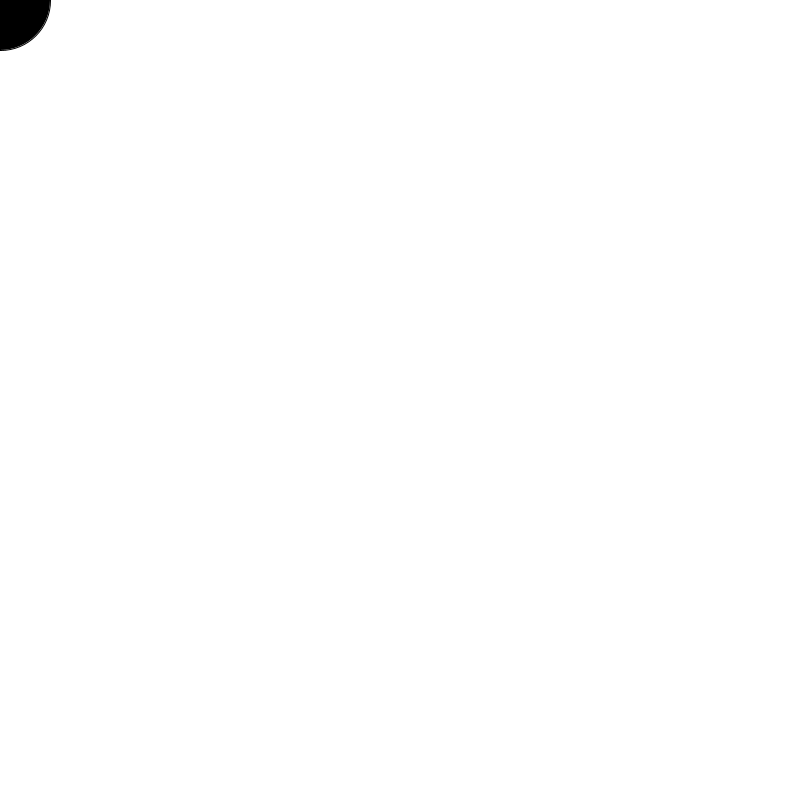
Frame 1 (no input)
Frame 60 (the mouse pressed at the canvas centre just before this capture): identical to frame 1, image omitted
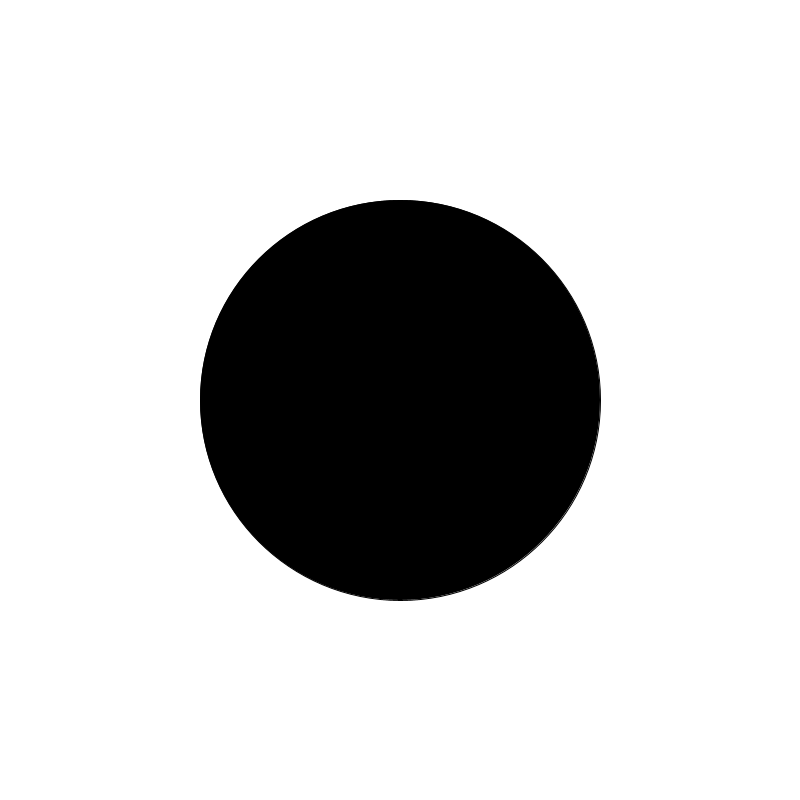
Frame 120 (the mouse held since frame 60 and released just before this capture)

The Processing sketch that drew these frames (run headless with seeded random() and noise(); from frame 60 on, the mouse is pressed at the canvas centre):

// Processing sketch: constrainDemo
// ── constrainDemo.pde

void setup() {
  size(800, 800);
}

void draw() {
  background(255);
  fill(0);
  drawBall();
}

void drawBall() {
  //using the shortcut method (constrain)
  
  float ellipseSize = constrain(mouseY, 100, 400);
  ellipse(mouseX, mouseY, ellipseSize, ellipseSize);
  
  //the long way....
  
  //if (mouseY < 100) {
  //  ellipse(mouseX, mouseY, 100, 100);
  //}
  //else if (mouseY > 400) {
  //  ellipse(mouseX, mouseY, 400, 400);
  //}
  //else {
  //  ellipse(mouseX, mouseY, mouseY, mouseY);
  //}
}
